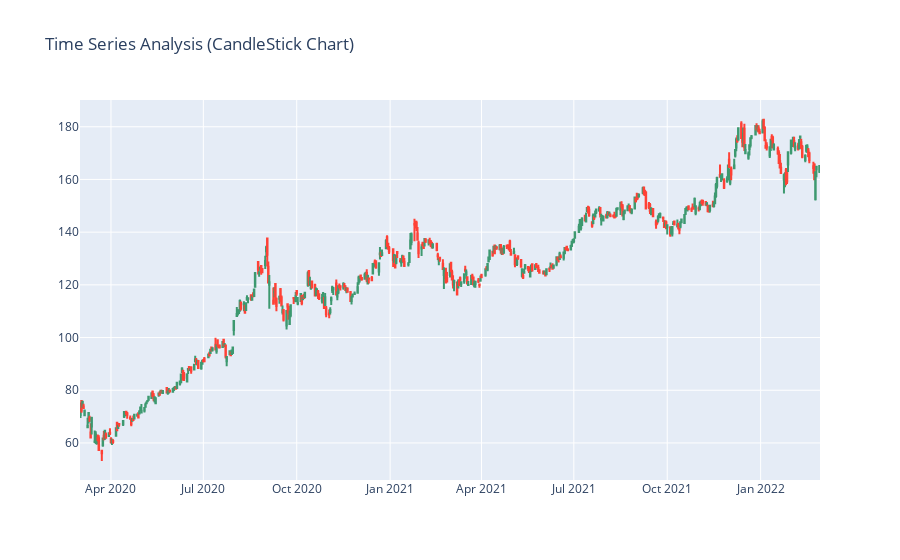

Notebook code cell kept with this figure:
### Code cell
figure = go.Figure(data=[go.Candlestick(x = data.index,
                                        open = data["Open"],
                                        high = data["High"],
                                        low = data["Low"],
                                        close = data["Close"]
                                       )])
figure.update_layout(title = "Time Series Analysis (CandleStick Chart)",
                    xaxis_rangeslider_visible = False)
figure.show()

### Figure 1 — Plotly figure (JSON) as saved in the notebook; plotly's stock layout.template omitted (floating-point values rounded to 4 significant figures; data arrays with more than 128 entries replaced by an {"elided": "..."} marker saying what was removed)
{"data": [{"close": {"elided": "504 float values"}, "high": {"elided": "504 float values"}, "low": {"elided": "504 float values"}, "open": {"elided": "504 float values"}, "type": "candlestick", "x": {"elided": "504 str values"}}], "layout": {"title": {"text": "Time Series Analysis (CandleStick Chart)"}, "xaxis": {"rangeslider": {"visible": false}}}}
